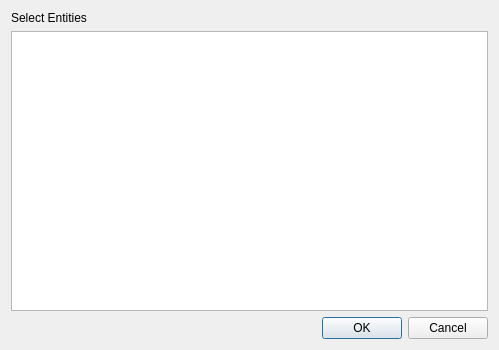
<?xml version="1.0" encoding="UTF-8"?>
<ui version="4.0">
 <class>EntitiesSelector</class>
 <widget class="QDialog" name="EntitiesSelector">
  <property name="geometry">
   <rect>
    <x>0</x>
    <y>0</y>
    <width>499</width>
    <height>350</height>
   </rect>
  </property>
  <property name="windowTitle">
   <string>Select Entities</string>
  </property>
  <layout class="QVBoxLayout" name="verticalLayout">
   <item>
    <widget class="QLabel" name="labelEntities">
     <property name="text">
      <string>Select Entities</string>
     </property>
    </widget>
   </item>
   <item>
    <widget class="QListWidget" name="listWidgetEntities"/>
   </item>
   <item>
    <widget class="QDialogButtonBox" name="buttonBoxResult">
     <property name="standardButtons">
      <set>QDialogButtonBox::Cancel|QDialogButtonBox::Ok</set>
     </property>
    </widget>
   </item>
  </layout>
 </widget>
 <resources/>
 <connections/>
</ui>
